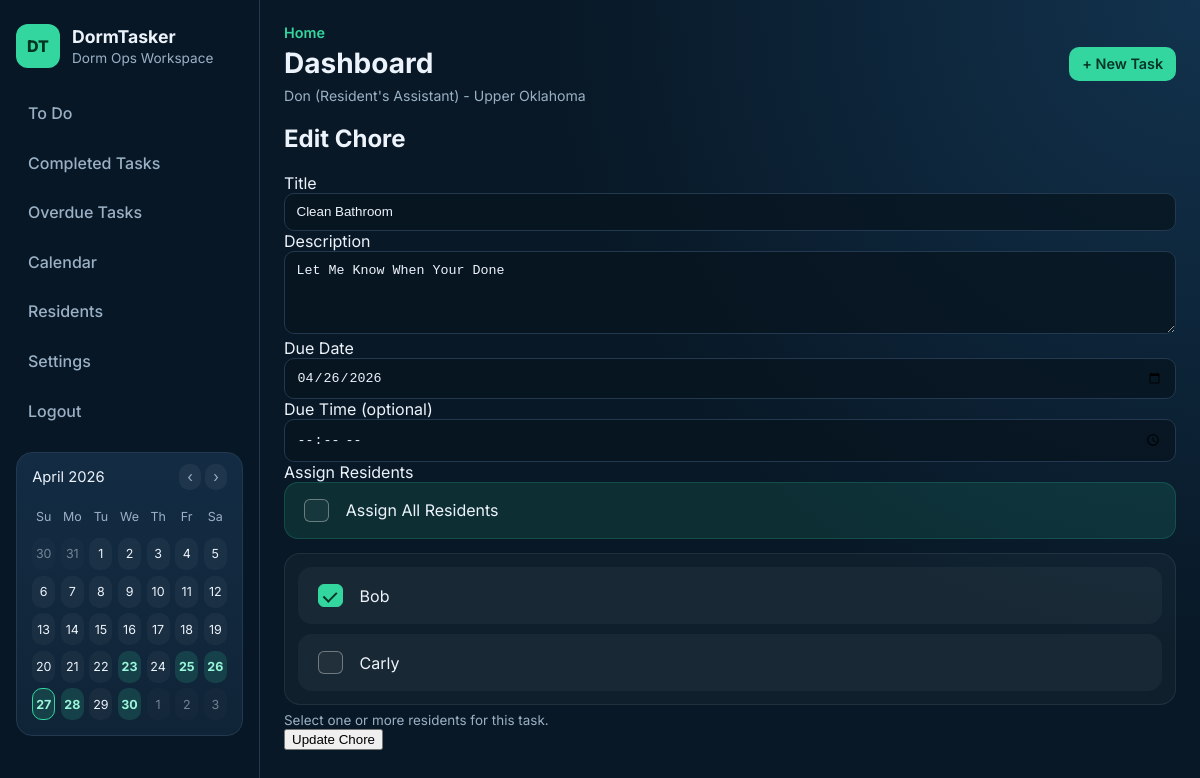
/chores/13/edit (signed in), run on the app's committed database.
### tables this page shows
CREATE TABLE users (
            id INTEGER PRIMARY KEY AUTOINCREMENT,
            name TEXT NOT NULL,
            role TEXT NOT NULL CHECK (role IN ('RA', 'Resident'))
        , email TEXT, password_hash TEXT, room_id INTEGER);

CREATE TABLE rooms (
            id INTEGER PRIMARY KEY AUTOINCREMENT,
            room_name TEXT NOT NULL,
            room_code TEXT NOT NULL UNIQUE,
            created_by INTEGER,
            FOREIGN KEY (created_by) REFERENCES users (id)
        );

CREATE TABLE chores (
            id INTEGER PRIMARY KEY AUTOINCREMENT,
            title TEXT NOT NULL,
            description TEXT,
            due_date TEXT,
            status TEXT
        , room_id INTEGER, created_by INTEGER, due_time TEXT);

### app.py (the view, shortened to what this page needs)
@app.route("/chores/<int:chore_id>/edit", methods=["GET", "POST"])
@login_required
def edit_chore(chore_id):
    if g.current_user["role"] != "RA":
        flash("Only Resident's Assistants can edit tasks.", "error")
        return redirect(url_for("dashboard"))
    residents = service.get_residents(room_id=g.current_user["room_id"])
    try:
        chore = service.get_chore(chore_id, room_id=g.current_user["room_id"])
    except ChoreError as error:
        flash(str(error), "error")
        return redirect(url_for("dashboard"))
    return render_template("edit_chore.html", chore=chore, residents=residents)

### app.py (called while the page is built)
def _format_user_role(role):
    return "Resident's Assistant" if role == "RA" else role

@app.before_request
def load_current_user():
    user_id = session.get("user_id")
    g.current_user = get_user_by_id(user_id) if user_id else None

@app.context_processor
def inject_current_user():
    current_user = g.get("current_user")
    if current_user:
        if current_user["role"] == "RA":
            chore_list = service.get_chores(room_id=current_user["room_id"])
        else:
            chore_list = service.get_resident_chores(current_user["id"], room_id=current_user["room_id"])
        calendar_data = _calendar_context(chore_list)
    else:
        calendar_data = {}
    return {
        "current_user": current_user,
        "current_path": request.path,
        "current_user_role_text": _format_user_role(current_user["role"]) if current_user else None,
        **calendar_data,
    }

### auth.py (called while the page is built)
def login_required(func):
    @wraps(func)
    def wrapper(*args, **kwargs):
        if not session.get("user_id"):
            flash("Please log in to continue.", "error")
            return redirect(url_for("login"))
        return func(*args, **kwargs)
    return wrapper

def get_user_by_id(user_id):
    conn = get_db_connection()
    user = conn.execute(
        """
        SELECT u.id, u.name, u.email, u.role, u.room_id, r.room_name, r.room_code
        FROM users u
        LEFT JOIN rooms r ON u.room_id = r.id
        WHERE u.id = ?
        """,
        (user_id,),
    ).fetchone()
    conn.close()
    return dict(user) if user else None

### database.py (called while the page is built)
def get_db_connection():
    conn = sqlite3.connect(DB_PATH)
    conn.row_factory = sqlite3.Row
    return conn

### services.py (called while the page is built)
    @staticmethod
    def _format_due_label(due_date: Optional[str], due_time: Optional[str]) -> str:
        if not due_date:
            return "No due date"
        parsed_date = datetime.strptime(due_date, "%Y-%m-%d").strftime("%B %d, %Y")
        if due_time:
            parsed_time = datetime.strptime(due_time, "%H:%M").strftime("%I:%M %p").lstrip("0")
            return f"Due: {parsed_date} at {parsed_time}"
        return f"Due: {parsed_date}"

    @staticmethod
    def _map_chore(row) -> Chore:
        return Chore(
            id=row["id"],
            title=row["title"],
            description=row["description"] or "",
            due_date=row["due_date"],
            status=row["status"],
        )

### templates/edit_chore.html (shortened to what this page needs)
{% extends "base.html" %}
{% block content %}
    <h2>Edit Chore</h2>
    <form method="post" class="chore-form">
        <label for="title">Title</label>
        <input type="text" id="title" name="title" value="{{ chore.title }}" required>
        <label for="description">Description</label>
        <textarea id="description" name="description" rows="4">{{ chore.description }}</textarea>
        <label for="due_date">Due Date</label>
        <input type="date" id="due_date" name="due_date" value="{{ chore.due_date }}" required>
        <label for="due_time">Due Time (optional)</label>
        <input type="time" id="due_time" name="due_time" value="{{ chore.due_time }}">
        <label>Assign Residents</label>
        {% set all_assigned = residents|length > 0 and residents|length == chore.resident_ids|length %}
        <div class="resident-picker">
            <label class="checkbox-control checkbox-strong">
                <input type="checkbox" id="assign_all" name="resident_ids" value="all" {% if all_assigned %}checked{% endif %}>
                <span>Assign All Residents</span>
            </label>
            <div class="resident-list">
                {% for resident in residents %}
                    <label class="checkbox-control">
                        <input type="checkbox" class="resident-checkbox" name="resident_ids" value="{{ resident.id }}" {% if resident.id in chore.resident_ids %}checked{% endif %}>
                        <span>{{ resident.name }}</span>
                    </label>
                {% endfor %}
            </div>
        </div>
        <p class="field-note">Select one or more residents for this task.</p>
        <button type="submit">Update Chore</button>
    </form>
{% endblock %}

### templates/base.html (shortened to what this page needs)
<!DOCTYPE html>
<html lang="en">
<head>
    <link rel="stylesheet" href="{{ url_for('static', filename='style.css') }}">
</head>
<body>
    <div class="app-shell">
        <aside class="sidebar">
            <div class="brand">
                <span class="brand-badge">DT</span>
                <div>
                    <h1>DormTasker</h1>
                    <p>Dorm Ops Workspace</p>
                </div>
            </div>
            <nav class="sidebar-nav">
                {% if current_user %}
                    <a href="{{ url_for('dashboard') }}" class="nav-link{% if current_path == url_for('dashboard') %} active{% endif %}">To Do</a>
                    {% if current_user.role == "RA" %}
                        <a href="{{ url_for('completed_tasks') }}" class="nav-link{% if current_path == url_for('completed_tasks') %} active{% endif %}">Completed Tasks</a>
                        <a href="{{ url_for('overdue_tasks') }}" class="nav-link{% if current_path == url_for('overdue_tasks') %} active{% endif %}">Overdue Tasks</a>
                        <a href="{{ url_for('calendar_view') }}" class="nav-link{% if current_path == url_for('calendar_view') %} active{% endif %}">Calendar</a>
                        <a href="{{ url_for('residents') }}" class="nav-link{% if current_path == url_for('residents') %} active{% endif %}">Residents</a>
                        <a href="{{ url_for('settings') }}" class="nav-link{% if current_path == url_for('settings') %} active{% endif %}">Settings</a>
                    {% endif %}
                    <a href="{{ url_for('logout') }}" class="nav-link">Logout</a>
                {% else %}
                    <a href="{{ url_for('login') }}" class="nav-link">Login</a>
                    <a href="{{ url_for('register') }}" class="nav-link">Register</a>
                {% endif %}
            </nav>
            {% if current_user %}
                <section class="sidebar-card sidebar-calendar">
                    <div class="calendar-head">
                        <span>{{ calendar_label }}</span>
                        <div class="calendar-nav">
                            <a href="{{ current_path }}?calendar_month={{ calendar_prev }}">‹</a>
                            <a href="{{ current_path }}?calendar_month={{ calendar_next }}">›</a>
                        </div>
                    </div>
                    <div class="calendar-grid">
                        {% for day in calendar_weekdays %}
                            <span class="calendar-weekday">{{ day }}</span>
                        {% endfor %}
                        {% for cell in calendar_cells %}
                            <span class="calendar-cell{% if cell.month != calendar_month or cell.year != calendar_year %} calendar-muted{% endif %}{% if cell.day in calendar_due_days and cell.month == calendar_month and cell.year == calendar_year %} calendar-has-event{% endif %}{% if cell == calendar_current_date %} calendar-today{% endif %}">{{ cell.day }}</span>
                        {% endfor %}
                    </div>
                </section>
            {% endif %}
        </aside>
        <div class="main-panel">
            <header class="topbar">
                <div>
                    <p class="topbar-eyebrow">Home</p>
                    <h2 class="topbar-title">{% block page_title %}{{ page_title or 'Dashboard' }}{% endblock %}</h2>
                    {% if current_user %}
                        <p class="user-context">
                            {{ current_user.name }} ({{ current_user_role_text }}) - {{ current_user.room_name or "No Room" }}
                        </p>
                    {% endif %}
                </div>
                {% if current_user and current_user.role == "RA" %}
                    <a class="btn btn-primary" href="{{ url_for('create_chore') }}">+ New Task</a>
                {% elif not current_user %}
                    <a class="btn btn-primary" href="{{ url_for('register') }}">Join Dorm Room</a>
                {% endif %}
            </header>
            <main class="content">
                {% block content %}{% endblock %}
            </main>
        </div>
    </div>
</body>
</html>

### data on the page
users: name "Don"
rooms: room_name "Upper Oklahoma"
chores: title "Clean Bathroom", description "Let Me Know When Your Done", due_date "04/26/2026"
users: resident_ids "☑", name "Bob"
users: name "Carly"

### other printed values
{{ calendar_label }} "April 2026"
{{ day }} "Su" "Mo" "Tu" "We" "Th" "Fr" "Sa"
{{ cell.day }} "30" "31" "1" "2" "3" "4" "5" "6" "7" "8" "9" "10" "11" "12" "13" "14" "15" "16" "17" "18" "19" "20" "21" "22" "23" "24" "25" "26" "27" "28" "29" "30" "1" "2" "3"
{{ page_title or 'Dashboard' }} "Dashboard"
{{ current_user_role_text }} "Resident's Assistant"
